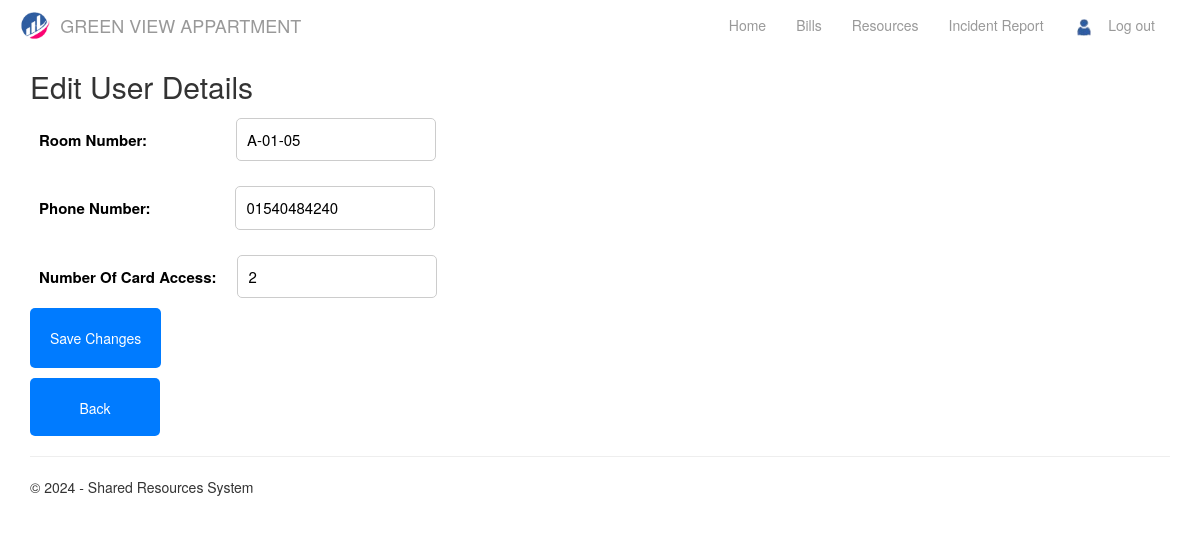
/edit_user_details (signed in), run on the app's committed database.
### app/models.py (models this page shows, shortened)
class Users(models.Model):
    user = models.OneToOneField(User, on_delete=models.CASCADE, default=1)
    user_name = models.CharField(max_length=255, unique=True)
    room_number = models.CharField(max_length=255)
    phone_number = models.CharField(max_length=11)
    number_access_card = models.PositiveIntegerField()

### app/views.py (the view)
# urls.py: re_path(r'^edit_user_details$', views.edit_user_details, name='edit_user_details'),
def edit_user_details(request):
    user_profile = Users.objects.get(user=request.user)
    form = UsersForm(instance=user_profile)
    if request.method == 'POST':
        form = UsersForm(request.POST, instance=user_profile)
        if form.is_valid():
            form.save()
            return redirect('user_details')
    assert isinstance(request, HttpRequest)
    return render(
        request,
        'app/edit_user_details.html',
        {
            'title':'Edit User Details',
            'year':datetime.now().year,
            'form': form
        }
    )

### app/forms.py
class UsersForm(forms.ModelForm):
    class Meta:
        model = Users
        fields = ['room_number', 'phone_number', 'number_access_card']

### app/templates/app/edit_user_details.html (shortened to what this page needs)
{% extends "app/user_layout.html" %}
{% block content %}
<div class="container row">
    <h2>Edit User Details</h2>
    <form method="POST" id="editForm">
        <div class="input-group">
            <span class="label">Room Number:</span>
            <span class="variable" style="margin-left: 75px;">{{ form.room_number }}</span>
        </div>
        <div class="input-group">
            <span class="label">Phone Number:</span>
            <span class="variable" style="margin-left: 71px;">{{ form.phone_number }}</span>
        </div>
        <div class="input-group">
            <span class="label">Number Of Card Access:</span>
            <span class="variable" style="margin-left: 7px;">{{ form.number_access_card }}</span>
        </div>
        <button class="btn btn-primary" id="saveButton">Save Changes</button>
        <div class="input-group">
            <button class="btn btn-secondary" onclick="goBack()" style="width:130px;height:58px">Back</button>
        </div>
    </form>
</div>
{% endblock %}

### app/static/app/content/site.css (style rules this page uses)
body { padding-top: 50px; padding-bottom: 20px; }
input, select, textarea { max-width: 280px; }

### app/static/app/content/css.css (style rules this page uses)
input, textarea { width: 200px; padding: 10px; border: 1px solid #ccc; border-radius: 5px; }
.input-group { margin-top: 10px; }
.label, .variable { font-weight: bold; display: inline-block; box-sizing: border-box; height: 100%; font-size: 15px; }
.label { color: black; margin-bottom: 5px; font-size: 15px; }
.variable { padding: 5px; margin-bottom: 5px; width: 150px; margin-left: 50px; }
.btn { display: inline-block; padding: 20px; background-color: #007bff; color: #fff; text-decoration: none; border: none; border-radius: 5px; cursor: pointer; transition: background-color 0.3s ease; }
#editForm { font-size: 10px; }

### data on the page
Users: room_number "A-01-05", phone_number "01540484240", number_access_card "2"
